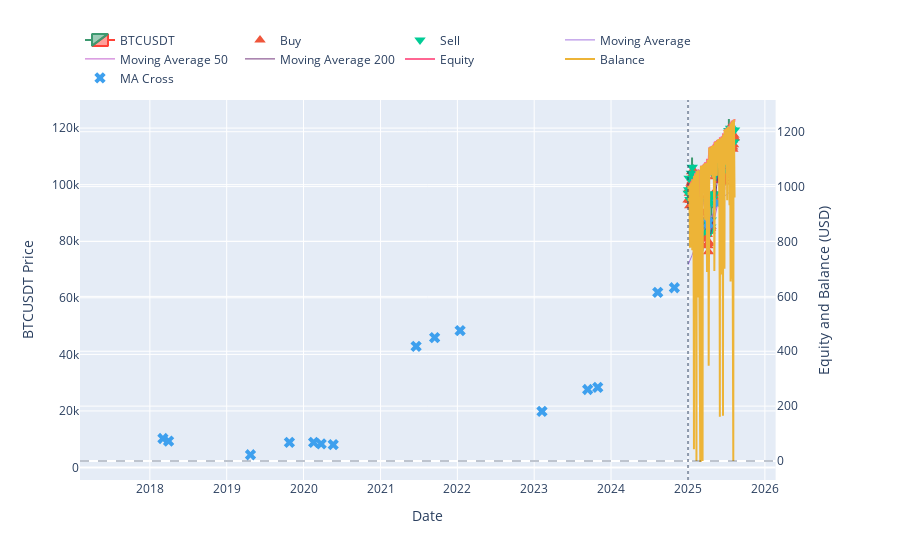

The code cell stored with this chart in its notebook:
### Code cell
# ---- PLOT: Candlesticks + Buy/Sell markers + Equity curve (secondary y-axis) ----
import plotly.graph_objects as go
from plotly.subplots import make_subplots
import pandas as pd

# 1) Build the same price window used for the forward test
window = df.loc[pd.to_datetime(deposit_date):pd.to_datetime(horizon_end)].copy()

# 2) Extract Buy/Sell points from your simulation outputs
buy_x = [t for (t, p, s) in buys_act]
buy_y = [p for (t, p, s) in buys_act]
sell_x = [t for (t, p, s) in sells_act]
sell_y = [p for (t, p, s) in sells_act]

# 3) Make a dual-axis figure: price on left, equity on right
fig = make_subplots(specs=[[{"secondary_y": True}]])

# Candlesticks (primary y)
fig.add_trace(
    go.Candlestick(
        x=window.index,
        open=window["open"], high=window["high"], low=window["low"], close=window["close"],
        name=f"{symbol}"
    ),
    secondary_y=False
)

# 4) Buy/Sell markers on price
if buy_x:
    fig.add_trace(
        go.Scatter(
            x=buy_x, y=buy_y,
            mode="markers",
            marker_symbol="triangle-up",
            marker_size=10,
            name="Buy",
            hovertemplate="Buy<br>%{x|%Y-%m-%d}<br>Price: %{y:.2f}<extra></extra>"
        ),
        secondary_y=False
    )

if sell_x:
    fig.add_trace(
        go.Scatter(
            x=sell_x, y=sell_y,
            mode="markers",
            marker_symbol="triangle-down",
            marker_size=10,
            name="Sell",
            hovertemplate="Sell<br>%{x|%Y-%m-%d}<br>Price: %{y:.2f}<extra></extra>"
        ),
        secondary_y=False
    )

# 5) Moving Average (secondary y)
fig.add_trace(
    go.Scatter(
        x=window.index,
        y=window["Moving Average 200"],
        mode="lines",
        name="Moving Average",
        hovertemplate="Moving Average<br>%{x|%Y-%m-%d}<br>$%{y:,.2f}<extra></extra>",
        line = dict(width=1, color = "#A679E0"),

    ),
    secondary_y=False
)

# 5) Moving Average (secondary y)
fig.add_trace(
    go.Scatter(
        x=window.index,
        y=window["Moving Average 50"],
        mode="lines",
        name="Moving Average 50",
        hovertemplate="Moving Average 50<br>%{x|%Y-%m-%d}<br>$%{y:,.2f}<extra></extra>",
        line = dict(width=1, color = "#C461CF"),

    ),
    secondary_y=False
)

# 5) Moving Average (secondary y)
fig.add_trace(
    go.Scatter(
        x=window.index,
        y=window["Moving Average"],
        mode="lines",
        name="Moving Average 200",
        hovertemplate="Moving Average 200<br>%{x|%Y-%m-%d}<br>$%{y:,.2f}<extra></extra>",
        line = dict(width=1, color = "#75387D"),

    ),
    secondary_y=False
)

# 5) Equity curve (secondary y)
fig.add_trace(
    go.Scatter(
        x=equity_act.index,
        y=equity_act["equity"],
        mode="lines",
        name="Equity",
        hovertemplate="Equity<br>%{x|%Y-%m-%d}<br>$%{y:,.2f}<extra></extra>",
        line = dict(width=2)
    ),
    secondary_y=True
)

# 5) Balance curve (secondary y)
fig.add_trace(
    go.Scatter(
        x=equity_act.index,
        y=equity_act["Balance"],
        mode="lines",
        name="Balance",
        hovertemplate="Balance<br>%{x|%Y-%m-%d}<br>$%{y:,.2f}<extra></extra>",
        line = dict(width=2, color = "#EDB437")

    ),
    secondary_y=True
)

# 6) Cross Mark =======================================================
fig.add_trace(
        go.Scatter(
            # x=df_cross1['time'], y=df_cross1['Moving Average'], # INPUT. Plot MA20 Crossing MA50
            # x=df_cross2['time'], y=df_cross2['Moving Average'], # INPUT. Plot MA20 Crossing MA200
            x=df_cross3['time'], y=df_cross3['Moving Average 50'],# INPUT. Plot MA50 Crossing MA200
            mode="markers",
            marker_symbol="x",
            marker_size=10,
            name="MA Cross",
            hovertemplate="MA Cross<br>%{x|%Y-%m-%d}<br>Price: %{y:.2f}<extra></extra>",
            marker = dict(color = "#3EA0EE")
        ),
        secondary_y=False
    )

# 6) Cosmetics: titles, axes, helpful guides
fig.update_layout(
    # title=f"Martingale • Candlesticks + Trades + Equity  |  {deposit_date} → {horizon_days}",
    legend=dict(orientation="h", yanchor="bottom", y=1.02, xanchor="left", x=0),
    hovermode="x unified"
)
fig.update_xaxes(title_text="Date", rangeslider_visible=False)

fig.update_yaxes(title_text=f"{symbol} Price", secondary_y=False)
fig.update_yaxes(title_text="Equity and Balance (USD)", secondary_y=True)

# Add a vertical line at the deposit/start date
fig.add_vline(x=pd.to_datetime(deposit_date), line_dash="dot", opacity=0.5)

# Optional: zero-equity reference line on the right axis
fig.add_hline(y=0, line_dash="dash", opacity=0.3, secondary_y=True)

fig.show()

### Figure 1 — Plotly figure (JSON) as saved in the notebook; plotly's stock layout.template omitted (floating-point values rounded to 4 significant figures; data arrays with more than 128 entries replaced by an {"elided": "..."} marker saying what was removed)
{"data": [{"close": {"elided": "222 float values"}, "high": {"elided": "222 float values"}, "low": {"elided": "222 float values"}, "name": "BTCUSDT", "open": {"elided": "222 float values"}, "type": "candlestick", "x": {"elided": "222 str values"}, "xaxis": "x", "yaxis": "y"}, {"hovertemplate": "Buy<br>%{x|%Y-%m-%d}<br>Price: %{y:.2f}<extra></extra>", "marker": {"size": 10, "symbol": "triangle-up"}, "mode": "markers", "name": "Buy", "type": "scatter", "x": {"elided": "152 str values"}, "xaxis": "x", "y": {"elided": "152 float values"}, "yaxis": "y"}, {"hovertemplate": "Sell<br>%{x|%Y-%m-%d}<br>Price: %{y:.2f}<extra></extra>", "marker": {"size": 10, "symbol": "triangle-down"}, "mode": "markers", "name": "Sell", "type": "scatter", "x": ["2025-01-02T00:00:00", "2025-01-04T00:00:00", "2025-01-06T00:00:00", "2025-01-10T00:00:00", "2025-01-14T00:00:00", "2025-01-17T00:00:00", "2025-01-21T00:00:00", "2025-01-23T00:00:00", "2025-01-29T00:00:00", "2025-02-03T00:00:00", "2025-02-10T00:00:00", "2025-02-12T00:00:00", "2025-02-14T00:00:00", "2025-02-19T00:00:00", "2025-03-02T00:00:00", "2025-03-04T00:00:00", "2025-03-11T00:00:00", "2025-03-14T00:00:00", "2025-03-17T00:00:00", "2025-03-19T00:00:00", "2025-03-23T00:00:00", "2025-03-27T00:00:00", "2025-04-01T00:00:00", "2025-04-03T00:00:00", "2025-04-09T00:00:00", "2025-04-11T00:00:00", "2025-04-14T00:00:00", "2025-04-16T00:00:00", "2025-04-19T00:00:00", "2025-04-21T00:00:00", "2025-04-23T00:00:00", "2025-04-25T00:00:00", "2025-04-28T00:00:00", "2025-05-01T00:00:00", "2025-05-06T00:00:00", "2025-05-08T00:00:00", "2025-05-10T00:00:00", "2025-05-13T00:00:00", "2025-05-15T00:00:00", "2025-05-18T00:00:00", "2025-05-20T00:00:00", "2025-05-22T00:00:00", "2025-05-24T00:00:00", "2025-05-26T00:00:00", "2025-06-01T00:00:00", "2025-06-06T00:00:00", "2025-06-08T00:00:00", "2025-06-10T00:00:00", "2025-06-16T00:00:00", "2025-06-18T00:00:00", "2025-06-23T00:00:00", "2025-06-25T00:00:00", "2025-06-27T00:00:00", "2025-06-29T00:00:00", "2025-07-02T00:00:00", "2025-07-06T00:00:00", "2025-07-08T00:00:00", "2025-07-10T00:00:00", "2025-07-13T00:00:00", "2025-07-17T00:00:00", "2025-07-22T00:00:00", "2025-07-27T00:00:00", "2025-08-04T00:00:00", "2025-08-06T00:00:00", "2025-08-10T00:00:00"], "xaxis": "x", "y": [96980.0, 98220.0, 102200.0, 94730.0, 96560.0, 104100.0, 106100.0, 103900.0, 103700.0, 101300.0, 97430.0, 97870.0, 97500.0, 96640.0, 94270, 87280.0, 82930.0, 83980.0, 84010.0, 86850.0, 86080.0, 87230.0, 85160.0, 83210.0, 82620.0, 83420.0, 84590.0, 84030.0, 85080.0, 87520.0, 93690.0, 94640.0, 95010.0, 96490.0, 96830.0, 103300.0, 104800.0, 104100.0, 103800.0, 106500.0, 106800.0, 111700.0, 107800.0, 109400.0, 105600.0, 104300.0, 105734, 110300.0, 106800.0, 104900.0, 105300.0, 107300.0, 107000.0, 108400.0, 108800.0, 109200.0, 108900.0, 116010, 119100.0, 119200.0, 120000.0, 119400.0, 115100.0, 115000.0, 119300.0], "yaxis": "y"}, {"hovertemplate": "Moving Average<br>%{x|%Y-%m-%d}<br>$%{y:,.2f}<extra></extra>", "line": {"color": "#A679E0", "width": 1}, "mode": "lines", "name": "Moving Average", "type": "scatter", "x": {"elided": "222 str values"}, "xaxis": "x", "y": {"elided": "222 float values"}, "yaxis": "y"}, {"hovertemplate": "Moving Average 50<br>%{x|%Y-%m-%d}<br>$%{y:,.2f}<extra></extra>", "line": {"color": "#C461CF", "width": 1}, "mode": "lines", "name": "Moving Average 50", "type": "scatter", "x": {"elided": "222 str values"}, "xaxis": "x", "y": {"elided": "222 float values"}, "yaxis": "y"}, {"hovertemplate": "Moving Average 200<br>%{x|%Y-%m-%d}<br>$%{y:,.2f}<extra></extra>", "line": {"color": "#75387D", "width": 1}, "mode": "lines", "name": "Moving Average 200", "type": "scatter", "x": {"elided": "222 str values"}, "xaxis": "x", "y": {"elided": "222 float values"}, "yaxis": "y"}, {"hovertemplate": "Equity<br>%{x|%Y-%m-%d}<br>$%{y:,.2f}<extra></extra>", "line": {"width": 2}, "mode": "lines", "name": "Equity", "type": "scatter", "x": {"elided": "222 str values"}, "xaxis": "x", "y": {"elided": "222 float values"}, "yaxis": "y2"}, {"hovertemplate": "Balance<br>%{x|%Y-%m-%d}<br>$%{y:,.2f}<extra></extra>", "line": {"color": "#EDB437", "width": 2}, "mode": "lines", "name": "Balance", "type": "scatter", "x": {"elided": "222 str values"}, "xaxis": "x", "y": {"elided": "222 float values"}, "yaxis": "y2"}, {"hovertemplate": "MA Cross<br>%{x|%Y-%m-%d}<br>Price: %{y:.2f}<extra></extra>", "marker": {"color": "#3EA0EE", "size": 10, "symbol": "x"}, "mode": "markers", "name": "MA Cross", "type": "scatter", "x": ["2017-08-17T00:00:00.000000000", "2018-03-04T00:00:00.000000000", "2018-03-31T00:00:00.000000000", "2019-04-24T00:00:00.000000000", "2019-10-26T00:00:00.000000000", "2020-02-18T00:00:00.000000000", "2020-03-25T00:00:00.000000000", "2020-05-21T00:00:00.000000000", "2021-06-19T00:00:00.000000000", "2021-09-15T00:00:00.000000000", "2022-01-14T00:00:00.000000000", "2023-02-07T00:00:00.000000000", "2023-09-12T00:00:00.000000000", "2023-10-30T00:00:00.000000000", "2024-08-10T00:00:00.000000000", "2024-10-28T00:00:00.000000000", "2025-04-07T00:00:00.000000000", "2025-05-22T00:00:00.000000000"], "xaxis": "x", "y": [NaN, 10270.0, 9337.0, 4517.0, 8884.0, 8880.0, 8338.0, 8089.0, 42840.0, 45950.0, 48430.0, 19830.0, 27580.0, 28360.0, 61950.0, 63560.0, 86460.0, 93490.0], "yaxis": "y"}], "layout": {"hovermode": "x unified", "legend": {"orientation": "h", "x": 0, "xanchor": "left", "y": 1.02, "yanchor": "bottom"}, "shapes": [{"line": {"dash": "dot"}, "opacity": 0.5, "type": "line", "x0": "2025-01-01T00:00:00", "x1": "2025-01-01T00:00:00", "xref": "x", "y0": 0, "y1": 1, "yref": "y domain"}, {"line": {"dash": "dash"}, "opacity": 0.3, "type": "line", "x0": 0, "x1": 1, "xref": "x domain", "y0": 0, "y1": 0, "yref": "y2"}], "xaxis": {"anchor": "y", "domain": [0, 0.94], "rangeslider": {"visible": false}, "title": {"text": "Date"}}, "yaxis": {"anchor": "x", "domain": [0, 1], "title": {"text": "BTCUSDT Price"}}, "yaxis2": {"anchor": "x", "overlaying": "y", "side": "right", "title": {"text": "Equity and Balance (USD)"}}}}
